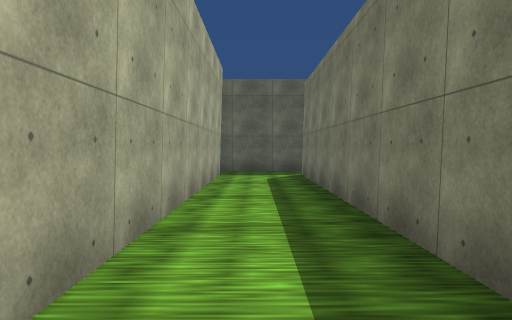
[1] (above)

13 first-person views from a walk through a scene from a Unity 3-D project. The camera is 1.5 m above the floor, tilts 2° down and sees 70° across. The floor is counted in squares, 2 m on a side. Each view is taken from the middle of a square. On the plan, view 1 faces up. The plan holds only what a view shows up to about 11 squares ahead; the rest is blank. The place goes on beyond the plan. The player is left out. Some surface patterns are stand-ins.

[2]
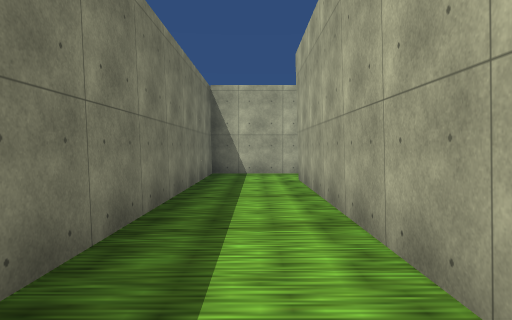

[3]
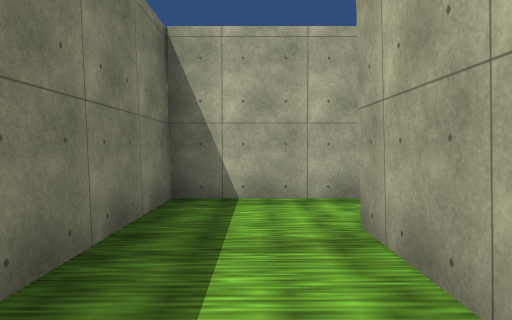

[4]
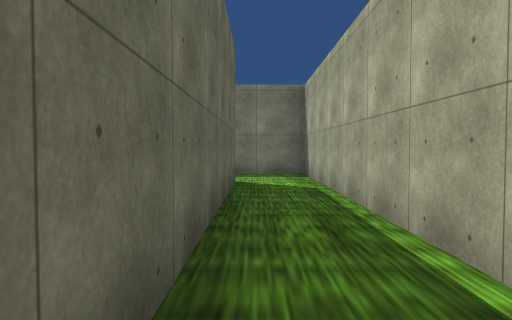

[5]
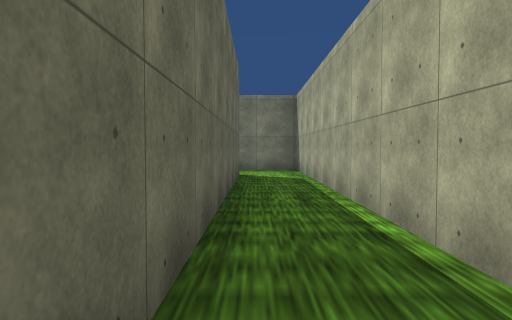

[6]
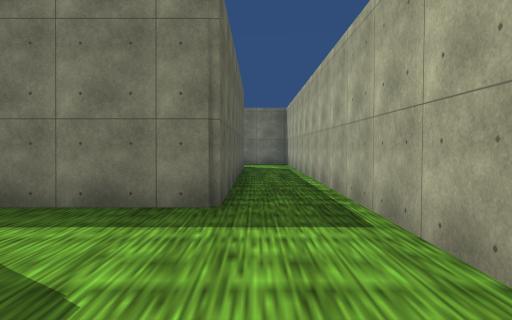

[7]
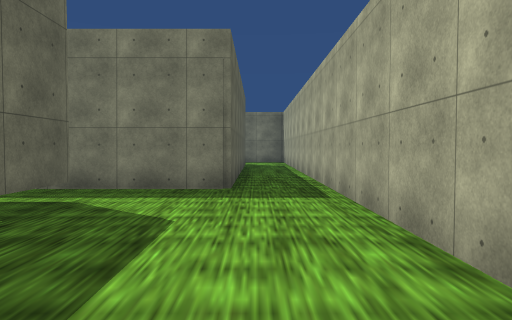

[8]
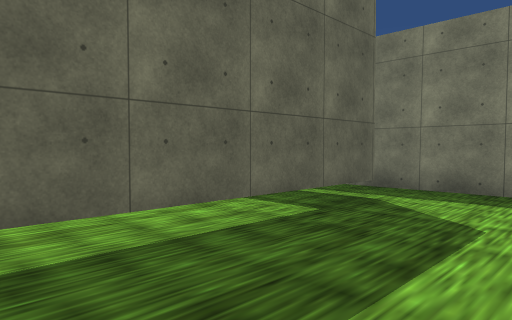

[9]
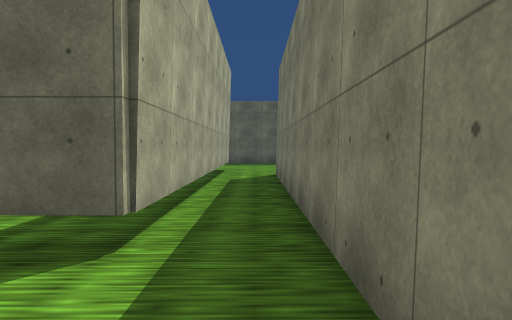

[10]
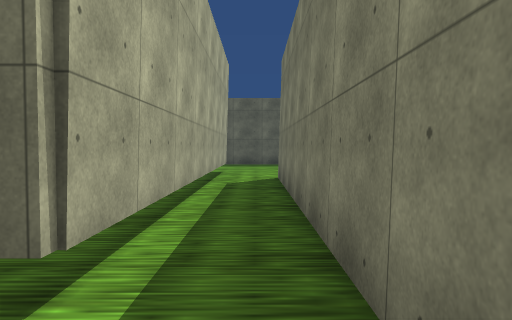

[11]
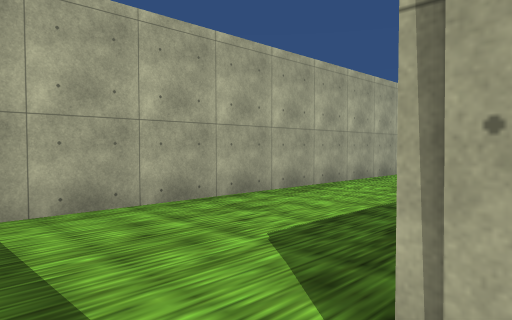

[12]
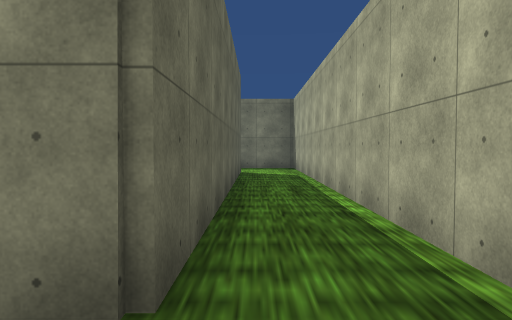

[13]
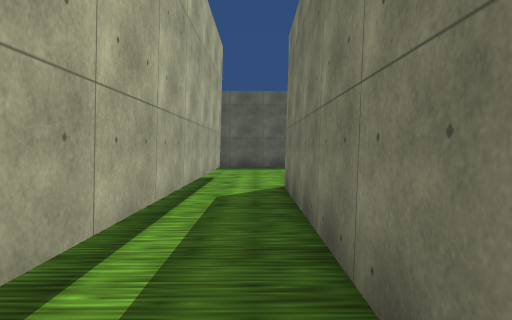

### Floor plan
Points are (right, up) in squares from view 1. A wall is a line through its corners. A room is listed if a view was taken in it or the views show most of it. See-through windows are left out.
Room 1 (views 1, 2, 3)
walls: (-1, 10) (-1, 0.5); (-0.4, -1.4) (1.3, -1.4) (1.3, 10)
ways out: opening at (-1, 0) to room 2; opening at (0, 11)
Room 2 (views 4, 5, 6, 7, 8, 9, 10, 11, 12, 13)
walls: (-17.5, -1.4) (-0.4, -1.4); (-11.9, 10.6) (-11.9, 2.6) (-16.6, 2.6); (-1, 0.5) (-10.4, 0.5) (-10.4, 10)
ways out: opening at (-1, 0) to room 1; opening at (-11, 10)

Positions as (right, up) in squares from view 1, and headings:
1: (0, 0), facing up
2: (0, 9), facing down
3: (0, 4), facing down
4: (-9, 0), facing right
5: (-11, 0), facing right
6: (-15, 0), facing right
7: (-17, 0), facing right
8: (-17, 0), facing up-right
9: (-11, 0), facing up
10: (-11, 1), facing up
11: (-11, 3), facing down-left
12: (-12, 0), facing right
13: (-11, 3), facing up
